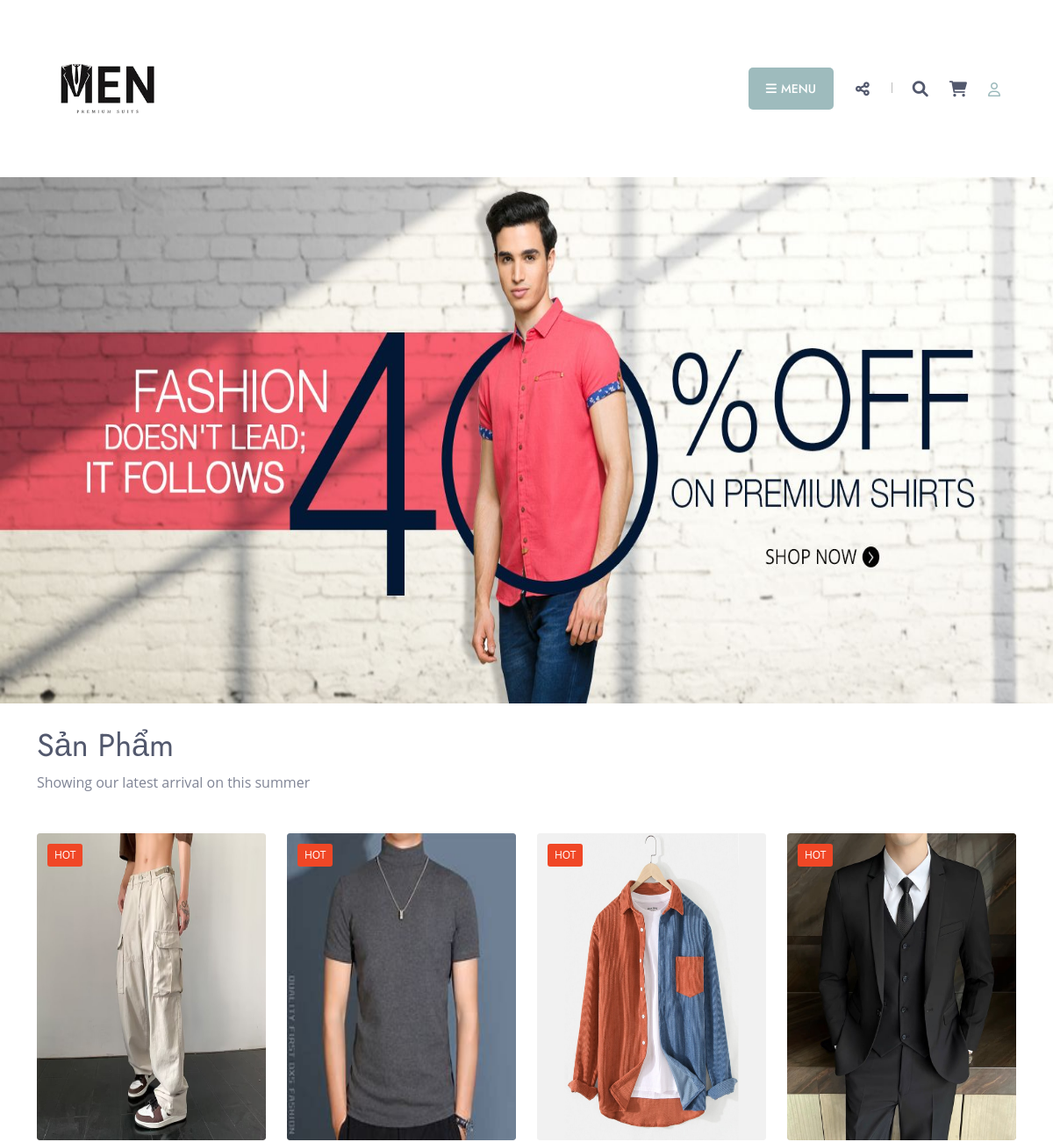
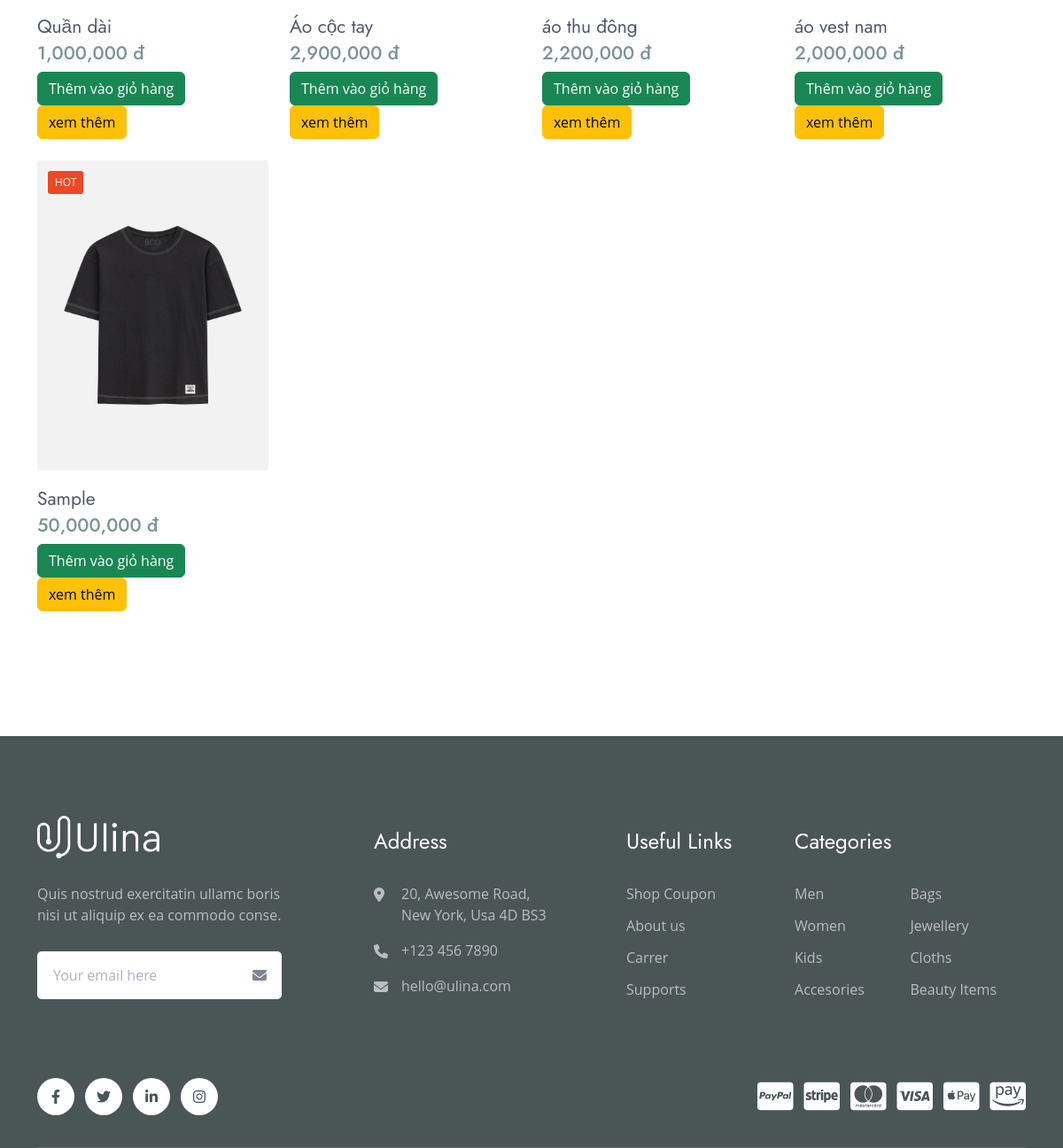
The page / on the database its author committed (2 pictures, top to bottom).
### tables this page shows
CREATE TABLE `product` (
  `id` int NOT NULL,
  `product_name` varchar(255) NOT NULL,
  `category_id` int NOT NULL,
  `product_img` varchar(255) NOT NULL,
  `product_price` float NOT NULL,
  `product_description` varchar(255) NOT NULL,
  `product_quantity` int NOT NULL
);

### models/db.php (called while the page is built, shortened)
<?php
function pdo_get_connection(){
    $dburl = "mysql:host=localhost;dbname=data_da1_fix2;charset=utf8";
    $username = 'root';
    $password = '';
    $conn = new PDO($dburl, $username, $password);
    $conn->setAttribute(PDO::ATTR_ERRMODE, PDO::ERRMODE_EXCEPTION);
    return $conn;
}
function pdo_query($sql){
    $sql_args = array_slice(func_get_args(), 1);
    try{
        $conn = pdo_get_connection();
        $stmt = $conn->prepare($sql);
        $stmt->execute($sql_args);
        $rows = $stmt->fetchAll();
        return $rows;
    }
    catch(PDOException $e){
        throw $e;
    }
    finally{
        unset($conn);
    }
}

### models/Product.php (called while the page is built, shortened)
<?php
function getProduct()
{
    $sql = "SELECT * FROM product";
    $product = pdo_query($sql);
    return $product;
}

### views/main.php (the view, shortened to what this page needs)
<section class="latestArrivalSection">
    <div class="container  mt-4">
        <div class="row">
            <div class="col-lg-12">
                <h2 class="secTitle">Sản Phẩm</h2>
                <p class="secDesc">Showing our latest arrival on this summer</p>
            </div>
        </div>
        <div class="row">
    <?php
    if (!empty($product)) {
        foreach ($product as $pro) {
            if (isset($pro['id'])) {
                $id = $pro['id'];
                $linkPro = "index.php?act=details&idpro=".$id;
                extract($pro);
                echo '
                <div class="col-lg-3 col-md-4 col-sm-6 mb-4">
                    <div class="">
                        <div class="pi01Thumb">
                            <img src="./uploads/'.$product_img.'" alt="Ulina Product" / height=400px>
                            <div class="productLabels clearfix">
                                <span class="plDis">HOT</span>
                            </div>
                        </div>
                        <div class="pi01Details">
                            <h3><a href="views/shop_details1.php">'.$product_name.'</a></h3>
                            <div class="pi01Price">
                                <ins>'.number_format(floatval($product_price), 0, ".", ",").' đ</ins>
                            </div>
                        </div>
                        <a href="index.php?act=addToCart&id='.$id.'"><button class="btn btn-success">Thêm vào giỏ hàng</button></a>
                        <a href="'.$linkPro.'"><button class="btn btn-warning">xem thêm</button></a>
                    </div>
                </div>';
            } else {
                echo "Sản phẩm không có ID.";
            }
        }
    } else {
        echo "Không có sản phẩm nào để hiển thị.";
    }
    ?>
</div>
        </div>
</section>

### views/css/ignore_for_wp.css (style rules this page uses)
.latestArrivalSection { padding: 0 0 117px; }
.latestArrivalSection p.secDesc { margin: 0 0 46px; }

### rows shown on the page
product: product_img (picture), product_name "Quần dài", product_price "1,000,000"
product: product_img (picture), product_name "Áo cộc tay", product_price "2,900,000"
product: product_img (picture), product_name "áo thu đông", product_price "2,200,000"
product: product_img (picture), product_name "áo vest nam", product_price "2,000,000"
product: product_img (picture), product_name "Sample", product_price "50,000,000"
